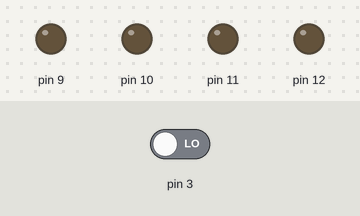
Bench run of a sketch on a simulated Arduino Uno, built with avr-gcc and run on an emulated ATmega328P. On the bench: output pins drawn as LEDs (lit = HIGH). Dashed ring = blinking. The inputs (shaded band) are chosen by the test bench; at power-on: pin 3 LOW.

Above: at 1.8 s.
1.9 s: pin 3 driven HIGH
At 4.8 s:
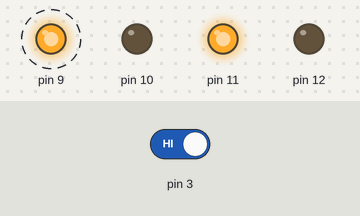
4.9 s: pin 3 driven LOW
At 5.7 s:
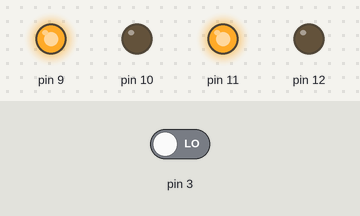
6.4 s: pin 3 driven HIGH
At 7.4 s:
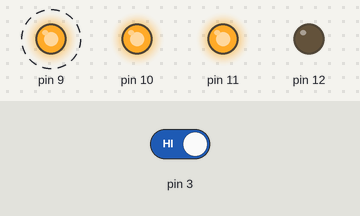
Timing chart, 0 to 15.4 s (numbered marks = the images above; inputs shaded):
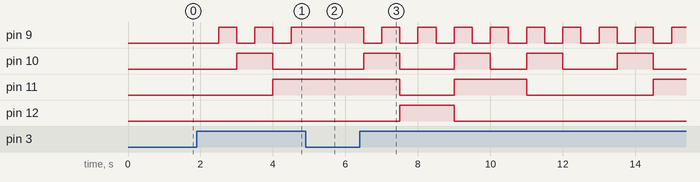

The sketch:

seven_segment_with_button.ino
```cpp
bool a;
int i=0;
void setup() {
  // put your setup code here, to run once:
pinMode(12,OUTPUT);//a
pinMode(11,OUTPUT);//b
pinMode(10,OUTPUT);//c
pinMode(9,OUTPUT);//d
pinMode(3,INPUT);
}

void loop() {
  // put your main code here, to run repeatedly:
  a= digitalRead(3);
if(a==HIGH && i==0){
 digitalWrite(12,LOW);
 digitalWrite(11,LOW);
 digitalWrite(10,LOW);
 digitalWrite(9,LOW);
 i++;
 a=LOW;
}
else if(a==HIGH && i==1){
  digitalWrite(12,LOW);
 digitalWrite(11,LOW);
 digitalWrite(10,LOW);
 digitalWrite(9,HIGH);
 i++;
  a=LOW;
  }
else if(a==HIGH && i==2){
  digitalWrite(12,LOW);
 digitalWrite(11,LOW);
 digitalWrite(10,HIGH);
 digitalWrite(9,LOW);
 i++;
  a=LOW;
}
else if(a==HIGH && i==3){
  digitalWrite(12,LOW);
 digitalWrite(11,LOW);
 digitalWrite(10,HIGH);
 digitalWrite(9,HIGH);
 i++;
  a=LOW;
}
else if(a==HIGH && i==4){
   digitalWrite(12,LOW);
 digitalWrite(11,HIGH);
 digitalWrite(10,LOW);
 digitalWrite(9,LOW);
 i++;
  a=LOW;
}
else if(a==HIGH && i==5){
   digitalWrite(12,LOW);
 digitalWrite(11,HIGH);
 digitalWrite(10,LOW);
 digitalWrite(9,HIGH);
 i++;
  a=LOW;
}
else if(a==HIGH && i==6){
  digitalWrite(12,LOW);
 digitalWrite(11,HIGH);
 digitalWrite(10,HIGH);
 digitalWrite(9,LOW);
 i++;
  a=LOW;
}
else if(a==HIGH && i==7){
   digitalWrite(12,LOW);
 digitalWrite(11,HIGH);
 digitalWrite(10,HIGH);
 digitalWrite(9,HIGH);
 i++;
  a=LOW;
}
else if(a==HIGH && i==8){
   digitalWrite(12,HIGH);
 digitalWrite(11,LOW);
 digitalWrite(10,LOW);
 digitalWrite(9,LOW);
 i++;
  a=LOW;
}
else if(a==HIGH && i==9){
   digitalWrite(12,HIGH);
 digitalWrite(11,LOW);
 digitalWrite(10,LOW);
 digitalWrite(9,HIGH);
 i++;
  a=LOW;
}
else if(a==HIGH && i==10){
   digitalWrite(12,HIGH);
 digitalWrite(11,LOW);
 digitalWrite(10,LOW);
 digitalWrite(9,LOW);
 i++;
  a=LOW;
}
else if(a==HIGH && i==11){
   digitalWrite(12,LOW);
 digitalWrite(11,HIGH);
 digitalWrite(10,HIGH);
 digitalWrite(9,HIGH);
 i++;
  a=LOW;
}
else if(a==HIGH && i==12){
  digitalWrite(12,LOW);
 digitalWrite(11,HIGH);
 digitalWrite(10,HIGH);
 digitalWrite(9,LOW);
 i++;
  a=LOW;
}
else if(a==HIGH && i==13){
   digitalWrite(12,LOW);
 digitalWrite(11,HIGH);
 digitalWrite(10,LOW);
 digitalWrite(9,HIGH);
 i++;
  a=LOW;
}
else if(a==HIGH && i==14){
   digitalWrite(12,LOW);
 digitalWrite(11,HIGH);
 digitalWrite(10,LOW);
 digitalWrite(9,LOW);
 i++;
  a=LOW;
}
else if(a==HIGH && i==15){
  digitalWrite(12,LOW);
 digitalWrite(11,LOW);
 digitalWrite(10,HIGH);
 digitalWrite(9,HIGH);
 i++;
  a=LOW;
}
else if(a==HIGH && i==16){
  digitalWrite(12,LOW);
 digitalWrite(11,LOW);
 digitalWrite(10,HIGH);
 digitalWrite(9,LOW);
 i++;
  a=LOW;
}
else if(a==HIGH && i==17){
  digitalWrite(12,LOW);
 digitalWrite(11,LOW);
 digitalWrite(10,LOW);
 digitalWrite(9,HIGH);
 i=0;
  a=LOW;
  }

delay(500);
}
```

Measured:
- after the input at 1.9 s, pin 9: alternates HIGH for 0.50 s and LOW for 0.50 s, starting after 0.60 s; pin 10: LOW → HIGH after 1.1 s, → LOW 1.0 s later; pin 11: LOW → HIGH after 2.1 s
- after the input at 4.9 s, pin 9: stays HIGH (without the input it goes to LOW after 0.10 s); pin 10: stays LOW (without the input it goes to HIGH after 0.10 s); pin 11: stays HIGH (without the input it goes to LOW after 1.1 s); pin 12: stays LOW (without the input it goes to HIGH after 1.1 s)
- after the input at 6.4 s, pin 9: alternates HIGH for 0.50 s and LOW for 0.50 s, starting after 0.10 s; pin 10: LOW → HIGH after 0.10 s, → LOW 1.0 s later, → HIGH 1.5 s later, → LOW 1.0 s later, … (8 changes in this stretch)
